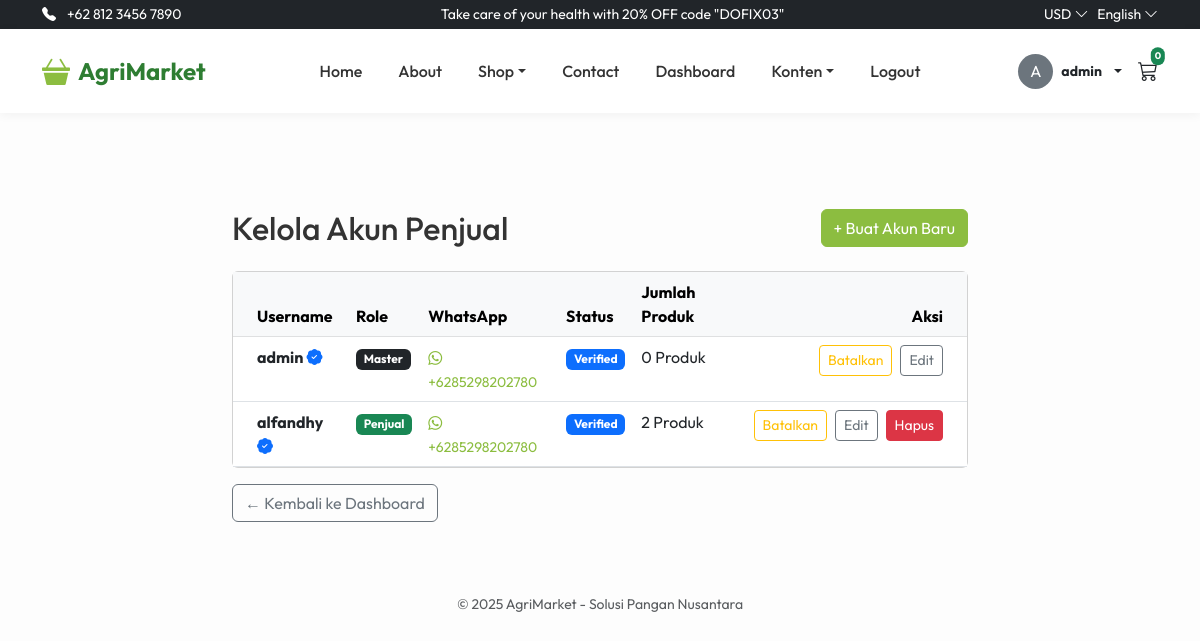
The app's page /admin/users (signed in) with its own data.
### app/models.py (models this page shows, shortened)
class User(UserMixin, db.Model):
    id = db.Column(db.Integer, primary_key=True)
    username = db.Column(db.String(150), unique=True, nullable=False, index=True)
    password_hash = db.Column(db.Text, nullable=False)
    role = db.Column(db.String(50), default='penjual')
    whatsapp_number = db.Column(db.String(20), nullable=False, default='62')
    is_verified = db.Column(db.Boolean, default=False)
    bio = db.Column(db.Text, nullable=True)
    profile_image = db.Column(db.Text, nullable=True)
    join_date = db.Column(db.DateTime, default=datetime.utcnow)
    products = db.relationship('Product', backref='seller', lazy=True)

### app/routes/admin.py (the view)
@bp.route('/users')
@login_required
def manage_users():
    if current_user.role != 'admin': abort(403)
    users = User.query.options(joinedload(User.products)).all()
    return render_template('manage_users.html', users=users)

### templates/manage_users.html (shortened to what this page needs)
{% extends 'base.html' %}
{% block content %}
<div class="row justify-content-center">
    <div class="col-md-8">
        <div class="d-flex justify-content-between align-items-center mb-4">
            <h2 class="mb-0">Kelola Akun Penjual</h2>
            <a href="{{ url_for('admin.create_user') }}" class="btn btn-primary">+ Buat Akun Baru</a>
        </div>
        <div class="card">
            <div class="card-body p-0">
                <table class="table table-hover mb-0">
                    <thead class="table-light">
                        <tr>
                            <th class="ps-4">Username</th>
                            <th>Role</th>
                            <th>WhatsApp</th>
                            <th>Status</th>
                            <th>Jumlah Produk</th>
                            <th class="text-end pe-4">Aksi</th>
                        </tr>
                    </thead>
                    <tbody>
                        {% for user in users %}
                        <tr>
                            <td class="ps-4 fw-bold">
                                {{ user.username }}
                                {% if user.is_verified %}
                                <i class="bi bi-patch-check-fill text-primary" title="Terverifikasi"></i>
                                {% endif %}
                            </td>
                            <td>
                                {% if user.role == 'admin' %}
                                <span class="badge bg-dark">Master</span>
                                {% else %}
                                <span class="badge bg-success">Penjual</span>
                                {% endif %}
                            </td>
                            <td>
                                <a href="https://wa.me/{{ user.whatsapp_number }}" target="_blank"
                                    class="text-decoration-none text-success">
                                    <small><i class="bi bi-whatsapp"></i> +{{ user.whatsapp_number }}</small>
                                </a>
                            </td>
                            <td>
                                {% if user.is_verified %}
                                <span class="badge bg-primary">Verified</span>
                                {% else %}
                                <span class="badge bg-secondary">Unverified</span>
                                {% endif %}
                            </td>
                            <td>{{ user.products|length }} Produk</td>
                            <td class="text-end pe-4">
                                <div class="d-flex justify-content-end gap-2">
                                    <form action="{{ url_for('admin.toggle_verification', id=user.id) }}" method="POST">
                                        <button type="submit"
                                            class="btn btn-sm {% if user.is_verified %}btn-outline-warning{% else %}btn-outline-success{% endif %}"
                                            title="Toggle Verifikasi">
                                            {% if user.is_verified %}Batalkan{% else %}Verifikasi{% endif %}
                                        </button>
                                    </form>
                                    <a href="{{ url_for('admin.edit_user', id=user.id) }}"
                                        class="btn btn-sm btn-outline-secondary">Edit</a>
                                    {% if user.id != current_user.id %}
                                    <form action="{{ url_for('admin.delete_user', id=user.id) }}" method="POST"
                                        onsubmit="return confirm('Hapus user {{ user.username }}? Semua produk mereka juga akan terhapus.');">
                                        <button type="submit" class="btn btn-sm btn-danger">Hapus</button>
                                    </form>
                                    {% endif %}
                                </div>
                            </td>
                        </tr>
                        {% endfor %}
                    </tbody>
                </table>
            </div>
        </div>
        <div class="mt-3">
            <a href="{{ url_for('main.dashboard') }}" class="btn btn-outline-secondary">&larr; Kembali ke Dashboard</a>
        </div>
    </div>
</div>
{% endblock %}

### templates/base.html (shortened to what this page needs)
<!doctype html>
<html lang="en">
<head>
    <link href="https://cdn.jsdelivr.net/npm/bootstrap@5.3.0/dist/css/bootstrap.min.css" rel="stylesheet">
    <link href="https://cdn.jsdelivr.net/npm/bootstrap-icons@1.7.2/font/bootstrap-icons.css" rel="stylesheet">
</head>
<body>
    <div class="bg-dark text-white py-1 small">
        <div class="container d-flex justify-content-between align-items-center">
            <div><i class="bi bi-telephone-fill me-2"></i> +62 812 3456 7890</div>
            <div>Take care of your health with 20% OFF code "DOFIX03"</div>
            <div>USD <i class="bi bi-chevron-down"></i> &nbsp; English <i class="bi bi-chevron-down"></i></div>
        </div>
    </div>
    <nav class="navbar navbar-expand-lg sticky-top">
        <div class="container">
            <a class="navbar-brand d-flex align-items-center gap-2" href="{{ url_for('main.index') }}">
                <i class="bi bi-basket3-fill text-success fs-3"></i> AgriMarket
            </a>
            <div class="collapse navbar-collapse" id="navbarNav">
                <ul class="navbar-nav mx-auto">
                    <li class="nav-item"><a class="nav-link" href="{{ url_for('main.index') }}">Home</a></li>
                    <li class="nav-item"><a class="nav-link" href="{{ url_for('main.about') }}">About</a></li>
                    <li class="nav-item dropdown">
                        <a class="nav-link dropdown-toggle" href="#" data-bs-toggle="dropdown">Shop</a>
                    </li>
                    <li class="nav-item"><a class="nav-link" href="{{ url_for('main.contact') }}">Contact</a></li>
                    {% if current_user.is_authenticated %}
                    <li class="nav-item">
                        <a class="nav-link" href="{{ url_for('main.dashboard') }}">Dashboard</a>
                    </li>
                    {% if current_user.role == 'admin' %}
                    <li class="nav-item dropdown">
                        <a class="nav-link dropdown-toggle" href="#" role="button" data-bs-toggle="dropdown">Konten</a>
                    </li>
                    {% endif %}
                    <li class="nav-item">
                        <a class="nav-link text-danger" href="{{ url_for('auth.logout') }}">Logout</a>
                    </li>
                    {% endif %}
                </ul>
                <div class="d-flex align-items-center gap-3">
                    {% if current_user.is_authenticated %}
                    <div class="dropdown">
                        <a href="#"
                            class="d-flex align-items-center gap-2 text-decoration-none dropdown-toggle text-dark"
                            data-bs-toggle="dropdown">
                            {% if current_user.profile_image %}
                            <img src="{{ get_image_url(current_user.profile_image) }}"
                                class="rounded-circle" width="35" height="35" style="object-fit: cover;">
                            {% else %}
                            <div class="rounded-circle bg-secondary text-white d-flex align-items-center justify-content-center"
                                style="width: 35px; height: 35px;">{{ current_user.username[0]|upper }}</div>
                            {% endif %}
                            <span class="d-none d-lg-inline small fw-bold">{{ current_user.username }}</span>
                        </a>
                    </div>
                    {% else %}
                    <a href="{{ url_for('auth.login') }}"
                        class="btn btn-outline-success rounded-pill px-4 btn-sm fw-bold">Login</a>
                    {% endif %}
                    <a href="#" class="position-relative text-dark">
                        <i class="bi bi-cart3 fs-5"></i>
                        <span
                            class="position-absolute top-0 start-100 translate-middle badge rounded-pill bg-success p-1"
                            style="font-size: 0.6rem;">0</span>
                    </a>
                </div>
            </div>
        </div>
    </nav>
    <div class="container mt-5 pt-5">
        {% block content %}{% endblock %}
    </div>
    <footer class="text-center py-4 mt-5 text-muted small">
        &copy; 2025 AgriMarket - Solusi Pangan Nusantara
    </footer>
</body>
</html>

### templates/base.html (style rules this page uses)
:root { --primary-green: #8cbd40; --dark-green: #2e7d32; --light-bg: #fdfdfd; --text-dark: #333333; }
body { font-family: 'Outfit', sans-serif; background-color: var(--light-bg); color: var(--text-dark); }
.navbar { background: #ffffff !important; box-shadow: 0 2px 10px rgba(0, 0, 0, 0.05); padding: 1rem 0; }
.navbar-brand { font-weight: 700; font-size: 1.5rem; color: var(--dark-green) !important; }
.nav-link { color: var(--text-dark) !important; font-weight: 500; margin: 0 10px; transition: color 0.2s; }
.btn-primary { background-color: var(--primary-green) !important; border-color: var(--primary-green) !important; color: #fff; }
.text-success { color: var(--primary-green) !important; }

### records on screen
User: username "A", username "admin", is_verified True (drawn), role "Master", whatsapp_number "6285298202780", products|length "0"
User: username "alfandhy", is_verified True (drawn), role "Penjual", whatsapp_number "6285298202780", products|length "2"
